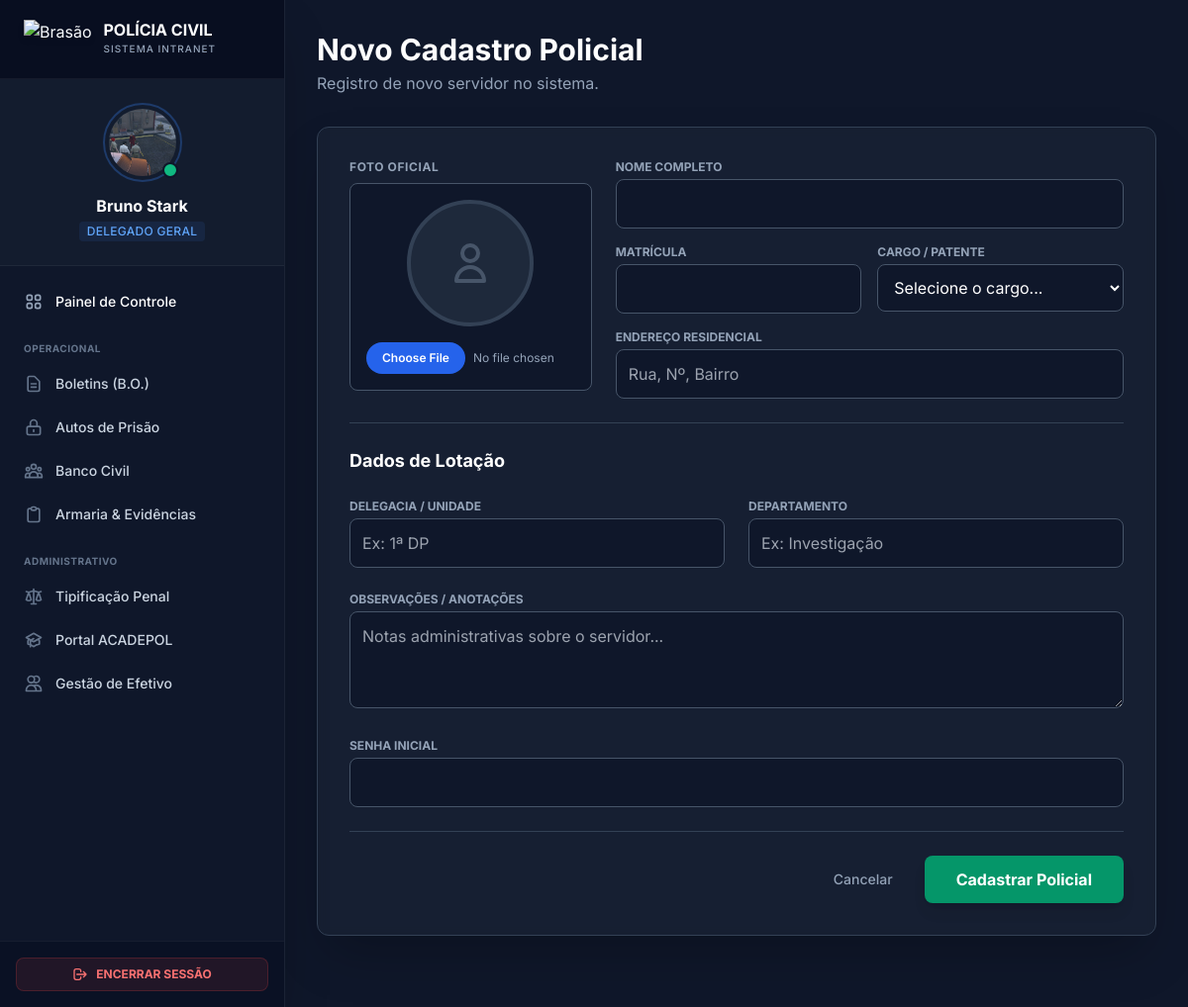
Page /membros/cadastrar (signed in) on the committed database.
### models/users.py (models this page shows, shortened)
class Usuario(db.Model):
    __tablename__ = 'usuarios'
    id = db.Column(db.Integer, primary_key=True)
    nome = db.Column(db.String(100), nullable=False)
    matricula = db.Column(db.String(20), unique=True, nullable=False)
    senha = db.Column(db.String(200), nullable=False)
    cargo_id = db.Column(db.Integer, db.ForeignKey('cargos.id'), nullable=True)
    delegacia = db.Column(db.String(100))
    departamento = db.Column(db.String(100))
    endereco = db.Column(db.String(200))
    foto_perfil = db.Column(db.String(120), nullable=True, default='default.jpg')
    observacoes = db.Column(db.Text)
    criado_em = db.Column(db.DateTime, default=datetime.utcnow)
    promocoes = db.relationship('Promocao', backref='servidor', lazy=True)
    advertencias = db.relationship('Advertencia',
                                   foreign_keys='Advertencia.usuario_id',
                                   backref='servidor',
                                   lazy=True)
    advertencias_aplicadas = db.relationship('Advertencia',
                                             foreign_keys='Advertencia.autor_id',
                                             backref='autor_advertencia',
                                             lazy=True)
    @property
    def cargo(self):
        return self.cargo_obj.nome if self.cargo_obj else "Sem Cargo"

class Cargo(db.Model):
    __tablename__ = 'cargos'
    id = db.Column(db.Integer, primary_key=True)
    nome = db.Column(db.String(50), unique=True, nullable=False)
    nivel = db.Column(db.Integer, nullable=False) # 100=Delegado Geral, 10=Administrativo
    usuarios = db.relationship('Usuario', backref='cargo_obj', lazy=True)

### app.py (the view, shortened to what this page needs)
@app.route('/membros/cadastrar', methods=['GET','POST'])
@login_required
def cadastrar_membros():
    cargos = Cargo.query.order_by(Cargo.nivel.desc()).all()
    return render_template('cadastrar_membros.html', cargos=cargos)

### app.py (called while the page is built)
def current_user():
    if 'user_id' in session:
        return Usuario.query.get(session['user_id'])
    return None

def login_required(f):
    @wraps(f)
    def decorated(*args, **kwargs):
        if 'user_id' not in session:
            return redirect(url_for('login'))
        return f(*args, **kwargs)
    return decorated

@app.context_processor
def inject_helpers():
    return dict(
        pode_gerenciar=lambda: current_user() and current_user().nivel_hierarquico >= 80,
        current_user=current_user,
        pode_alterar_usuario=pode_alterar_usuario
    )

### templates/cadastrar_membros.html (shortened to what this page needs)
{% extends 'base.html' %}
{% block content %}
<div class="max-w-4xl mx-auto">
    <div class="mb-8 text-center md:text-left">
        <h2 class="text-3xl font-bold text-white">
            {% if usuario %}Atualizar Ficha Funcional{% else %}Novo Cadastro Policial{% endif %}
        </h2>
        <p class="text-slate-400 mt-1">
            {% if usuario %}Edição de dados cadastrais e lotação.{% else %}Registro de novo servidor no sistema.{% endif %}
        </p>
    </div>
    <div class="bg-slate-800/50 border border-slate-700 rounded-xl shadow-2xl backdrop-blur-sm p-6 md:p-8">
        <form method="POST" enctype="multipart/form-data" class="space-y-6">
            <div class="grid grid-cols-1 md:grid-cols-3 gap-6">
                <div class="md:col-span-1">
                    <label class="block text-xs font-bold text-slate-400 uppercase tracking-wider mb-2">Foto Oficial</label>
                    <div class="bg-slate-900 p-4 rounded-lg border border-slate-600 text-center">
                        {% if usuario and usuario.foto_perfil and usuario.foto_perfil != 'default.jpg' %}
                            <img src="{{ url_for('static', filename='fotos_perfil/' + usuario.foto_perfil) }}" class="w-32 h-32 mx-auto rounded-full object-cover border-4 border-slate-700 mb-4">
                        {% else %}
                            <div class="w-32 h-32 mx-auto rounded-full bg-slate-800 border-4 border-slate-700 flex items-center justify-center mb-4">
                                <svg class="w-12 h-12 text-slate-600" fill="none" stroke="currentColor" viewBox="0 0 24 24"><path stroke-linecap="round" stroke-linejoin="round" stroke-width="2" d="M16 7a4 4 0 11-8 0 4 4 0 018 0zM12 14a7 7 0 00-7 7h14a7 7 0 00-7-7z"></path></svg>
                            </div>
                        {% endif %}
                        <input type="file" name="foto_perfil" class="block w-full text-xs text-slate-400 file:mr-2 file:py-2 file:px-4 file:rounded-full file:border-0 file:text-xs file:font-semibold file:bg-blue-600 file:text-white hover:file:bg-blue-700 cursor-pointer">
                    </div>
                </div>
                <div class="md:col-span-2 space-y-4">
                    <div>
                        <label class="block text-xs font-bold text-slate-400 uppercase mb-1">Nome Completo</label>
                        <input type="text" name="nome" required value="{{ usuario.nome if usuario else '' }}" class="w-full p-3 bg-slate-900 border border-slate-600 rounded-lg text-white focus:border-blue-500 focus:outline-none">
                    </div>
                    <div class="grid grid-cols-2 gap-4">
                        <div>
                            <label class="block text-xs font-bold text-slate-400 uppercase mb-1">Matrícula</label>
                            <input type="text" name="matricula" required value="{{ usuario.matricula if usuario else '' }}" class="w-full p-3 bg-slate-900 border border-slate-600 rounded-lg text-white font-mono focus:border-blue-500 focus:outline-none">
                        </div>
                        <div>
                            <label class="block text-xs font-bold text-slate-400 uppercase mb-1">Cargo / Patente</label>
                            <select name="cargo_id" required class="w-full p-3 bg-slate-900 border border-slate-600 rounded-lg text-white focus:border-blue-500 focus:outline-none">
                                <option value="" disabled {{ 'selected' if not usuario else '' }}>Selecione o cargo...</option>
                            </select>
                        </div>
                    </div>
                    <div>
                        <label class="block text-xs font-bold text-slate-400 uppercase mb-1">Endereço Residencial</label>
                        <input type="text" name="endereco" value="{{ usuario.endereco if usuario else '' }}" placeholder="Rua, Nº, Bairro" class="w-full p-3 bg-slate-900 border border-slate-600 rounded-lg text-white focus:border-blue-500 focus:outline-none">
                    </div>
                </div>
            </div>
            <hr class="border-slate-700 my-6">
            <h3 class="text-white font-bold text-lg mb-4">Dados de Lotação</h3>
            <div class="grid grid-cols-1 md:grid-cols-2 gap-6">
                <div>
                    <label class="block text-xs font-bold text-slate-400 uppercase mb-1">Delegacia / Unidade</label>
                    <input type="text" name="delegacia" value="{{ usuario.delegacia if usuario else '' }}" placeholder="Ex: 1ª DP" class="w-full p-3 bg-slate-900 border border-slate-600 rounded-lg text-white focus:border-emerald-500 focus:outline-none">
                </div>
                <div>
                    <label class="block text-xs font-bold text-slate-400 uppercase mb-1">Departamento</label>
                    <input type="text" name="departamento" value="{{ usuario.departamento if usuario else '' }}" placeholder="Ex: Investigação" class="w-full p-3 bg-slate-900 border border-slate-600 rounded-lg text-white focus:border-emerald-500 focus:outline-none">
                </div>
            </div>
            <div>
                <label class="block text-xs font-bold text-slate-400 uppercase mb-1">Observações / Anotações</label>
                <textarea name="observacoes" rows="3" placeholder="Notas administrativas sobre o servidor..." class="w-full p-3 bg-slate-900 border border-slate-600 rounded-lg text-white focus:border-amber-500 focus:outline-none">{{ usuario.observacoes if usuario else '' }}</textarea>
            </div>
            <div>
                <label class="block text-xs font-bold text-slate-400 uppercase mb-1">
                    {% if usuario %}Alterar Senha (Opcional){% else %}Senha Inicial{% endif %}
                </label>
                <input type="password" name="senha" {% if not usuario %}required{% endif %} class="w-full p-3 bg-slate-900 border border-slate-600 rounded-lg text-white focus:border-red-500 focus:outline-none">
            </div>
            <div class="flex items-center justify-end gap-4 pt-6 border-t border-slate-700">
                <a href="{{ url_for('gerenciar_membros') }}" class="text-sm font-medium text-slate-400 hover:text-white px-4 py-2">Cancelar</a>
                <button type="submit" class="bg-emerald-600 hover:bg-emerald-700 text-white font-bold py-3 px-8 rounded-lg shadow-lg transition-all transform hover:-translate-y-0.5">
                    {% if usuario %}Salvar Alterações{% else %}Cadastrar Policial{% endif %}
                </button>
            </div>
        </form>
    </div>
</div>
{% endblock %}

### templates/base.html (shortened to what this page needs)
<!DOCTYPE html>
<html lang="pt-BR" class="h-full">
<head>
    <script src="https://cdn.tailwindcss.com"></script>
</head>
<body class="bg-pc-base text-pc-text h-screen overflow-hidden flex">
    {% if current_user() %}
    <aside class="w-72 bg-slate-900 border-r border-white/5 flex flex-col h-full shadow-2xl z-20 flex-shrink-0">
        <div class="h-20 flex items-center px-6 border-b border-white/5 bg-slate-950/50">
            <img class="h-10 w-auto drop-shadow-md mr-3" src="https://encrypted-tbn0.gstatic.com/images?q=tbn:ANd9GcQIIGMtpDq_HRAKg4kv_bw92xRqFKkon-k1Fg&s" alt="Brasão">
            <div>
                <h1 class="text-base font-bold text-white leading-none">POLÍCIA CIVIL</h1>
                <p class="text-[10px] text-pc-muted font-medium tracking-widest uppercase mt-1">Sistema Intranet</p>
            </div>
        </div>
        {% set user_nav = current_user() %}
        <div class="p-6 border-b border-white/5 bg-slate-800/30">
            <div class="flex flex-col items-center text-center">
                <a href="{{ url_for('perfil_usuario', id=user_nav.id) }}" class="group relative inline-block mb-3">
                    <div class="h-20 w-20 rounded-full p-1 border-2 border-blue-500/30 group-hover:border-blue-500 transition-colors">
                        <div class="h-full w-full rounded-full bg-slate-700 overflow-hidden flex items-center justify-center">
                            {% if user_nav.foto_perfil and user_nav.foto_perfil != 'default.jpg' %}
                                <img src="{{ url_for('static', filename='fotos_perfil/' + user_nav.foto_perfil) }}" class="w-full h-full object-cover">
                            {% else %}
                                <span class="text-2xl font-bold text-slate-400 group-hover:text-white">{{ user_nav.nome[:2].upper() }}</span>
                            {% endif %}
                        </div>
                    </div>
                    <span class="absolute bottom-1 right-1 h-4 w-4 rounded-full bg-emerald-500 border-2 border-slate-900" title="Online"></span>
                </a>
                <h2 class="text-white font-bold text-base truncate w-full">{{ user_nav.nome.split()[0] }} {{ user_nav.nome.split()[-1] if user_nav.nome.split()|length > 1 else '' }}</h2>
                <span class="text-xs text-blue-400 font-medium uppercase tracking-wide mt-1 bg-blue-500/10 px-2 py-0.5 rounded inline-block">{{ user_nav.cargo }}</span>
            </div>
        </div>
        <nav class="flex-1 overflow-y-auto py-4 px-3 space-y-1">
            <a href="{{ url_for('dashboard') }}" class="flex items-center px-3 py-2.5 text-sm font-medium text-white rounded-lg hover:bg-white/5 transition-colors group">
                Painel de Controle
            </a>
            <div class="pt-4 pb-1 px-3 text-[10px] font-bold text-slate-500 uppercase tracking-wider">Operacional</div>
            <a href="{{ url_for('boletins') }}" class="flex items-center px-3 py-2.5 text-sm font-medium text-slate-300 rounded-lg hover:bg-blue-500/10 hover:text-blue-400 transition-colors group">
                <svg class="w-5 h-5 text-slate-500 group-hover:text-blue-400 mr-3" fill="none" stroke="currentColor" viewBox="0 0 24 24"><path stroke-linecap="round" stroke-linejoin="round" stroke-width="2" d="M9 12h6m-6 4h6m2 5H7a2 2 0 01-2-2V5a2 2 0 012-2h5.586a1 1 0 01.707.293l5.414 5.414a1 1 0 01.293.707V19a2 2 0 01-2 2z"/></svg>
                Boletins (B.O.)
            </a>
            <a href="{{ url_for('autos') }}" class="flex items-center px-3 py-2.5 text-sm font-medium text-slate-300 rounded-lg hover:bg-red-500/10 hover:text-red-400 transition-colors group">
                <svg class="w-5 h-5 text-slate-500 group-hover:text-red-400 mr-3" fill="none" stroke="currentColor" viewBox="0 0 24 24"><path stroke-linecap="round" stroke-linejoin="round" stroke-width="2" d="M12 15v2m-6 4h12a2 2 0 002-2v-6a2 2 0 00-2-2H6a2 2 0 00-2 2v6a2 2 0 002 2zm10-10V7a4 4 0 00-8 0v4h8z"/></svg>
                Autos de Prisão
            </a>
            <a href="{{ url_for('banco_pessoas') }}" class="flex items-center px-3 py-2.5 text-sm font-medium text-slate-300 rounded-lg hover:bg-purple-500/10 hover:text-purple-400 transition-colors group">
                Banco Civil
            </a>
            <a href="{{ url_for('armaria') }}" class="flex items-center px-3 py-2.5 text-sm font-medium text-slate-300 rounded-lg hover:bg-slate-700/50 hover:text-white transition-colors group">
                Armaria & Evidências
            </a>
            <div class="pt-4 pb-1 px-3 text-[10px] font-bold text-slate-500 uppercase tracking-wider">Administrativo</div>
            <a href="{{ url_for('gerenciar_crimes') }}" class="flex items-center px-3 py-2.5 text-sm font-medium text-slate-300 rounded-lg hover:bg-orange-500/10 hover:text-orange-400 transition-colors group">
                Tipificação Penal
            </a>
            <a href="{{ url_for('acadepol_admin') }}" class="flex items-center px-3 py-2.5 text-sm font-medium text-slate-300 rounded-lg hover:bg-cyan-500/10 hover:text-cyan-400 transition-colors group">
                Portal ACADEPOL
            </a>
            <a href="{{ url_for('gerenciar_membros') }}" class="flex items-center px-3 py-2.5 text-sm font-medium text-slate-300 rounded-lg hover:bg-emerald-500/10 hover:text-emerald-400 transition-colors group">
                <svg class="w-5 h-5 text-slate-500 group-hover:text-emerald-400 mr-3" fill="none" stroke="currentColor" viewBox="0 0 24 24"><path stroke-linecap="round" stroke-linejoin="round" stroke-width="2" d="M12 4.354a4 4 0 110 5.292M15 21H3v-1a6 6 0 0112 0v1zm0 0h6v-1a6 6 0 00-9-5.197M13 7a4 4 0 11-8 0 4 4 0 018 0z"/></svg>
                Gestão de Efetivo
            </a>
        </nav>
        <div class="p-4 border-t border-white/5 bg-slate-950/30">
            <a href="{{ url_for('logout') }}" class="flex items-center justify-center w-full px-4 py-2 text-xs font-bold text-red-400 uppercase bg-red-500/10 border border-red-500/20 rounded-lg hover:bg-red-500/20 transition-colors">
                <svg class="w-4 h-4 mr-2" fill="none" stroke="currentColor" viewBox="0 0 24 24"><path stroke-linecap="round" stroke-linejoin="round" stroke-width="2" d="M17 16l4-4m0 0l-4-4m4 4H7m6 4v1a3 3 0 01-3 3H6a3 3 0 01-3-3V7a3 3 0 013-3h4a3 3 0 013 3v1"/></svg>
                Encerrar Sessão
            </a>
        </div>
    </aside>
    {% endif %}
    <main class="flex-1 flex flex-col h-full overflow-hidden bg-pc-base relative">
        <div class="flex-1 overflow-y-auto p-8">
            <div class="animate-fade-in-up pb-10">
                {% block content %}
                {% endblock %}
            </div>
        </div>
    </main>
</body>
</html>

### templates/base.html (style rules this page uses)
body { font-family: 'Inter', sans-serif; }

### rows in the picture
Usuario: foto_perfil (picture), nome "Bruno", nome.split|length "Stark"
Cargo: cargo "DELEGADO GERAL"
